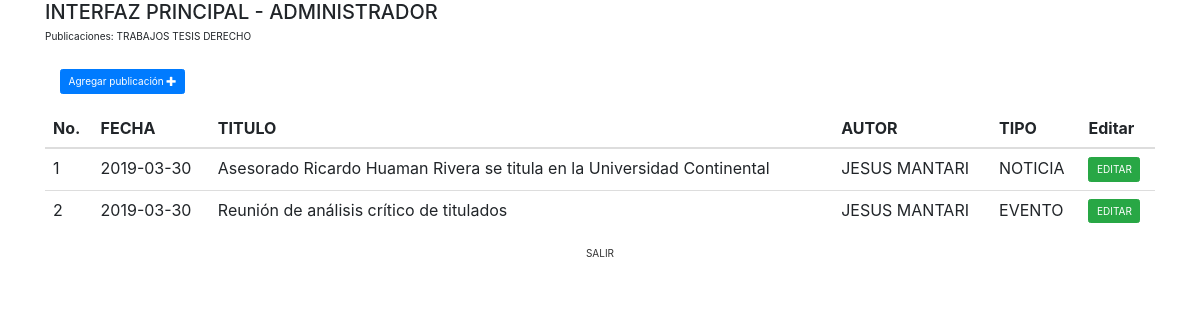
Screenshot of /interfaz_admin.php (signed in) with the database file from the repository.
### tables this page shows
CREATE TABLE `publicacion` (
  `publicacionId` int(10) UNSIGNED NOT NULL,
  `publicacionTitulo` varchar(200) NOT NULL,
  `publicacionTipo` varchar(50) NOT NULL,
  `publicacionFecha` date NOT NULL,
  `publicacionAutor` varchar(200) NOT NULL,
  `publicacionRango` int(11) NOT NULL,
  `publicacionImagen` varchar(100) DEFAULT NULL,
  `publicacionClaves` varchar(200) NOT NULL,
  `publicacionPortada` tinyint(1) NOT NULL,
  `publicacionEstado` varchar(50) NOT NULL DEFAULT 'ACTIVO'
);

### interfaz_admin.php (the view, shortened to what this page needs)
<?php
	if(isset($_SESSION['user'])){
include('conexion/conexion.php');
mysqli_set_charset($conexion, 'utf8' );
?>
<html lang="es">
<head>
  <link rel="stylesheet" href="css/bootstrap.min.css">
  <?php require_once "scripts.php"; ?>
</head>
<body>
    <div class="container">
      <h2>INTERFAZ PRINCIPAL - ADMINISTRADOR</h2>
      <p>Publicaciones: TRABAJOS TESIS DERECHO</p><br>
      <div class="container">
      <caption><a href="subir_noticia.php">
            <button class="btn btn-primary" data-toggle="modal" data-target="#modalNuevo">Agregar publicación  <span class="glyphicon glyphicon-plus"></span></button></a>
      </caption></div><br>
      <table class="table table-hover">
        <thead>
          <tr>
            <th>No.</th>
            <th>FECHA</th>
            <th>TITULO</th>
            <th>AUTOR</th>
            <th>TIPO</th>
            <th>Editar</th>
          </tr>
        </thead>
        <tbody>
            <?php
                $sql="SELECT * from publicacion";
                $result=mysqli_query($conexion,$sql);
                while($fila=mysqli_fetch_array($result))
                {
                  echo "<tr>";
                    echo "<td>"; echo $fila['publicacionId']; echo "</td>";
                    echo "<td>"; echo $fila['publicacionFecha']; echo "</td>";
                    echo "<td>"; echo $fila['publicacionTitulo']; echo "</td>";
                    echo "<td>"; echo $fila['publicacionAutor']; echo "</td>";
                    echo "<td>"; echo $fila['publicacionTipo']; echo "</td>";
                    echo "<td><a href='editar_publicacion.php?publicacionId=".$fila['publicacionId']."'> <button type='button' class='btn btn-success'>EDITAR</button> </a></td>";
               }
            ?>
        </tbody>
      </table>
    </div>
    <div class="container">
		<div class="row">
			<div class="col-sm-12">
        <a href="conexion/salir.php"><button type="button" class="btn btn-default btn-block">SALIR</button></a>
			</div>
		</div>
		</div>
</body>
</html>
<?php
  } else {
	header("location:admin.php");
	}
?>

### scripts.php (shortened to what this page needs)
<link rel="stylesheet" type="text/css" href="css/bootstrap.css">
<link rel="stylesheet" type="text/css" href="js/alertifyjs/css/themes/default.css">
<link rel="stylesheet" type="text/css" href="js/alertifyjs/css/alertify.css">

### rows the page displays
publicacion: publicacionId "1", publicacionFecha "2019-03-30", publicacionTitulo "Asesorado Ricardo Huaman Rivera se titula en la Universidad Continental", publicacionAutor "JESUS MANTARI", publicacionTipo "NOTICIA"
publicacion: publicacionId "2", publicacionFecha "2019-03-30", publicacionTitulo "Reunión de análisis crítico de titulados", publicacionAutor "JESUS MANTARI", publicacionTipo "EVENTO"
